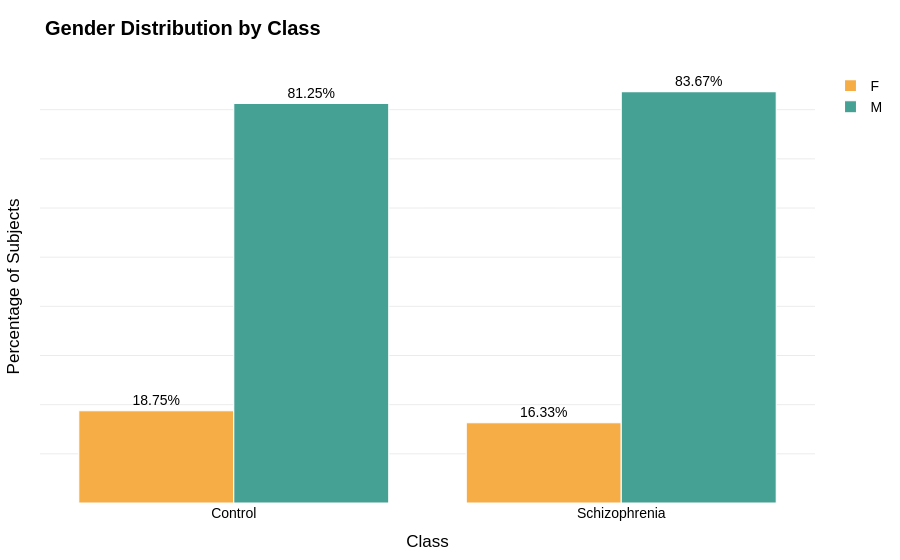

The cell this chart's notebook holds for it:
### Markdown cell above
### **Interpretation**

The distribution of years of education differs slightly between the two groups. 

Control subjects tend to have higher and more concentrated education levels, with most values clustered around 15–18 years. 

In contrast, schizophrenia patients show a wider spread with a lower central tendency, indicating generally fewer years of education and greater variability.

This suggests that education may have some discriminative value, although the overlap between the two groups indicates it is not a strong standalone predictor and should be considered alongside other features.

### Code cell
GENDER_COLOR_MAP = {
    "M": "#44A194",
    "F": "#F7AD45"
}

fig = px.bar(
    gender_pct_pdf,
    x="label_name",
    y="percentage",
    color="gender",
    barmode="group",
    text=gender_pct_pdf["percentage"].astype(str) + "%",
    color_discrete_map=GENDER_COLOR_MAP,
    category_orders={"label_name": label_order},
)

fig = apply_layout(
    fig,
    "Gender Distribution by Class",
    "Class",
    "Percentage of Subjects"
)

fig.update_traces(
    textposition="outside",
    marker_line_color="white",
    marker_line_width=1.1
)

fig.update_yaxes(showticklabels=False)

fig.show()

### Figure 1 — Plotly figure (JSON) as saved in the notebook; plotly's stock layout.template omitted (floating-point values rounded to 4 significant figures)
{"data": [{"alignmentgroup": "True", "hovertemplate": "gender=F<br>label_name=%{x}<br>percentage=%{y}<br>text=%{text}<extra></extra>", "legendgroup": "F", "marker": {"color": "#F7AD45", "line": {"color": "white", "width": 1.1}, "pattern": {"shape": ""}}, "name": "F", "offsetgroup": "F", "orientation": "v", "showlegend": true, "text": ["18.75%", "16.33%"], "textposition": "outside", "type": "bar", "x": ["Control", "Schizophrenia"], "xaxis": "x", "y": [18.75, 16.33], "yaxis": "y"}, {"alignmentgroup": "True", "hovertemplate": "gender=M<br>label_name=%{x}<br>percentage=%{y}<br>text=%{text}<extra></extra>", "legendgroup": "M", "marker": {"color": "#44A194", "line": {"color": "white", "width": 1.1}, "pattern": {"shape": ""}}, "name": "M", "offsetgroup": "M", "orientation": "v", "showlegend": true, "text": ["81.25%", "83.67%"], "textposition": "outside", "type": "bar", "x": ["Control", "Schizophrenia"], "xaxis": "x", "y": [81.25, 83.67], "yaxis": "y"}], "layout": {"barmode": "group", "font": {"color": "black", "family": "Arial", "size": 14}, "legend": {"title": {"text": ""}, "tracegroupgap": 0}, "margin": {"b": 40, "l": 40, "r": 40, "t": 70}, "paper_bgcolor": "white", "plot_bgcolor": "white", "title": {"font": {"color": "black"}, "text": "<b>Gender Distribution by Class</b>", "x": 0.05, "xanchor": "left"}, "xaxis": {"anchor": "y", "categoryarray": ["Control", "Schizophrenia"], "categoryorder": "array", "color": "black", "domain": [0, 1], "showgrid": false, "title": {"text": "Class"}, "zeroline": false}, "yaxis": {"anchor": "x", "color": "black", "domain": [0, 1], "gridcolor": "rgba(0,0,0,0.08)", "showgrid": true, "showticklabels": false, "title": {"text": "Percentage of Subjects"}, "zeroline": false}}}
